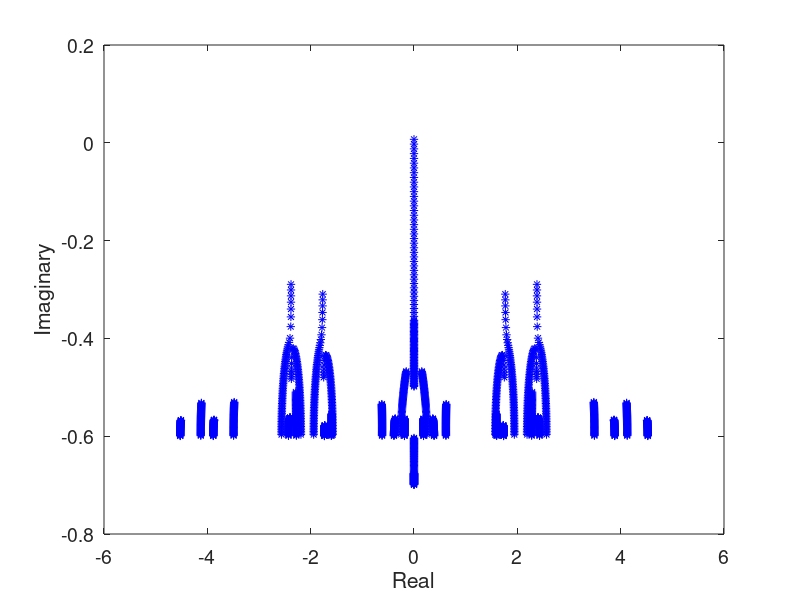
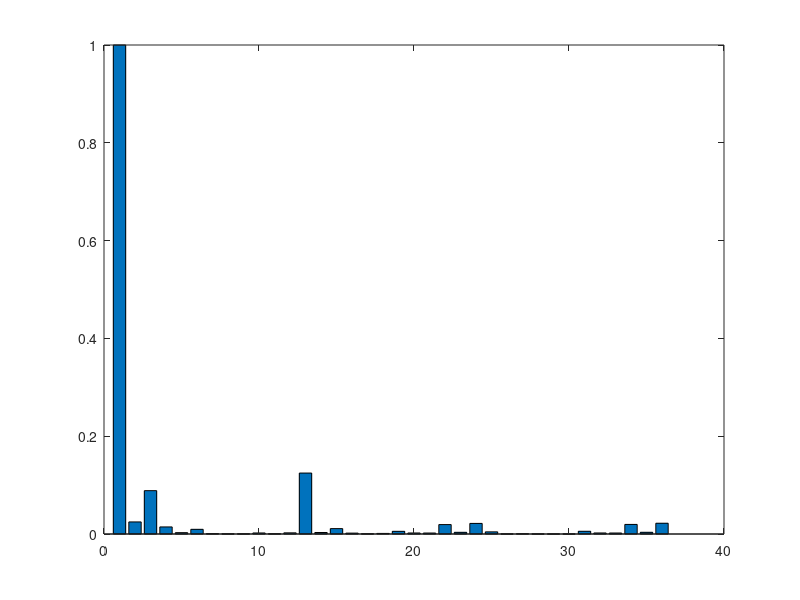
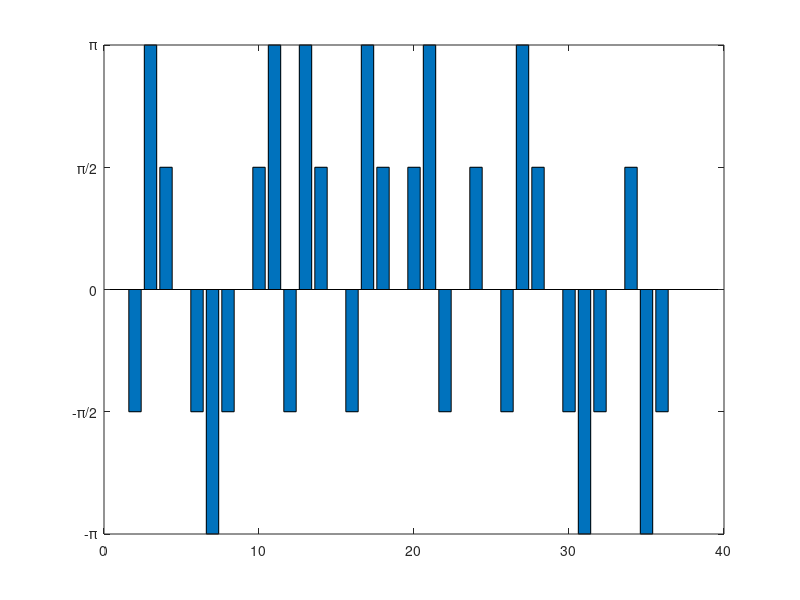
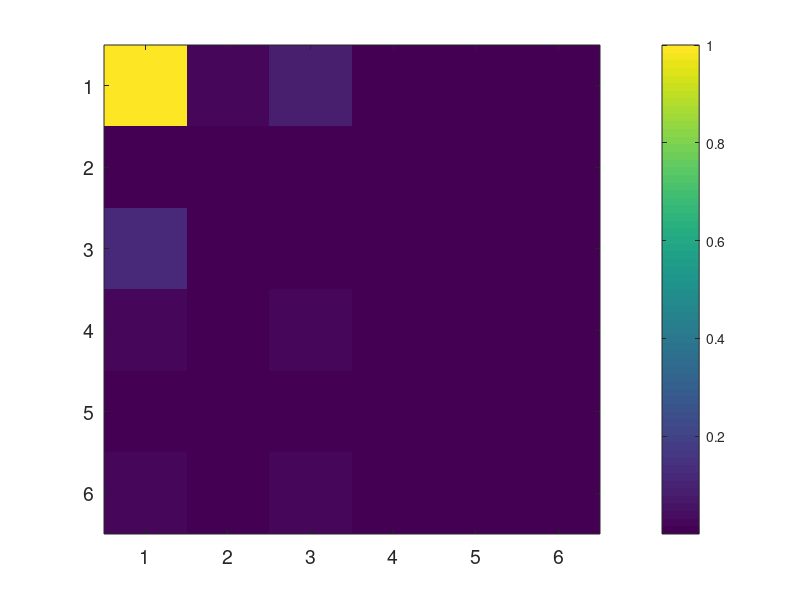

MATLAB code for these plots, in order:
close all;
clc;
clear all;
t1 = 1; t2 = 1;
r = -0.2; k = 1;
N = 6; r0 = 0.5;
a = [repmat([0.596870221 1.592352575], [1 N/2-1]) 1.592352575];
b = ones(1, N - 1) .* [repmat([0.596870221 1.592352575], [1 N/2-1]) 1.592352575];
D = diag(-1i * r0 + repmat([0 1i*r], [1 N/2])) + diag(t1 * b .* ones(1, N - 1), 1) + diag(t1 * b .* ones(1, N - 1), -1);
E = fliplr(diag(t2 * ones(1, N)));
F = sparse(zeros(N));
H = sparse([D E * a(1) F F F F; ...
            E * a(1) D E * a(2) F F F; ...
            F E * a(2) D E * a(3) F F; ...
            F F E * a(3) D E * a(4) F; ...
            F F F E * a(4) D E * a(5); ...
            F F F F E * a(5) D]);

%% open circle 3by3: S = [1 12 13 14 15 10 3];
%% backward diagonal: S = [1 12 11 14 15 22 21 28 29 32 31];
%% first column: S = [1 12 13 24 25 36];
%% S = [10 11 12 13 14 15 18 23 26 31];
%% S = [11 14 15 22 21 28 29];
%% S = [11 14 15 22 21]
% p = sparse(1,N^2);S = [8 10 11 21 22 28 29 35 ]; H = H + diag(p);D = 0.01*1i*eye(length(S));
p = sparse(1, N^2);
S = [1 12 13 24 25 36];
H = H + diag(p);
D = 0.01 * 1i * eye(length(S));
%%
figure;

while true
    H(S, S)
    H(S, S) = H(S, S) + D; [A, V] = eig(full(H));
    Re = diag(real(V) / t1);
    Im = diag(imag(V) / t1);
    plot(Re, Im, 'b*');
    hold on;
    lam = diag(V);

    if find(imag(lam) > 0)
        break
    end

    k = k + 1;
end

xlabel('Real');
ylabel('Imaginary');
set(gca, 'FontSize', 14);
set(gcf, 'Position', [00, 00, 400, 300]);

Lasing = find(imag(diag(V)) > 0);
Intensity = abs(A(:, Lasing)) .* abs(A(:, Lasing));
Intensity = Intensity ./ max(Intensity);
Phase = angle(A(:, Lasing));

figure;
bar(Intensity);
ylim([0 1]);
set(gcf, 'Position', [00, 00, 400, 300]);

figure;
bar(Phase);
ylim([-pi pi]);
set(gca, 'ytick', [-pi, -pi / 2, 0, pi / 2, pi]);
set(gca, 'yticklabel', {'-\pi', '-\pi/2', '0', '\pi/2', '\pi'});
set(gcf, 'Position', [00, 00, 400, 300]);

for k = 1:1:N

    if mod(k, 2)
        RT(k, :) = Intensity((k - 1) * N + (1:N));
    else
        RT(k, :) = fliplr(Intensity((k - 1) * N + (1:N))');
    end

end

for k = 1:1:N

    if mod(k, 2)
        RA(k, :) = Phase((k - 1) * N + (1:N));
    else
        RA(k, :) = fliplr(Phase((k - 1) * N + (1:N))');
    end

end

figure;
imagesc(RT);
colorbar;
set(gcf, 'Position', [00, 00, 400, 300]);
set(gca, 'FontSize', 14);

figure;
imagesc(RA);
colormap([0.5 0.5 0.5; 0 1 1; 0 1 0; 1 0.5 0; 0.5 0.5 0.5]);
colorbar;
